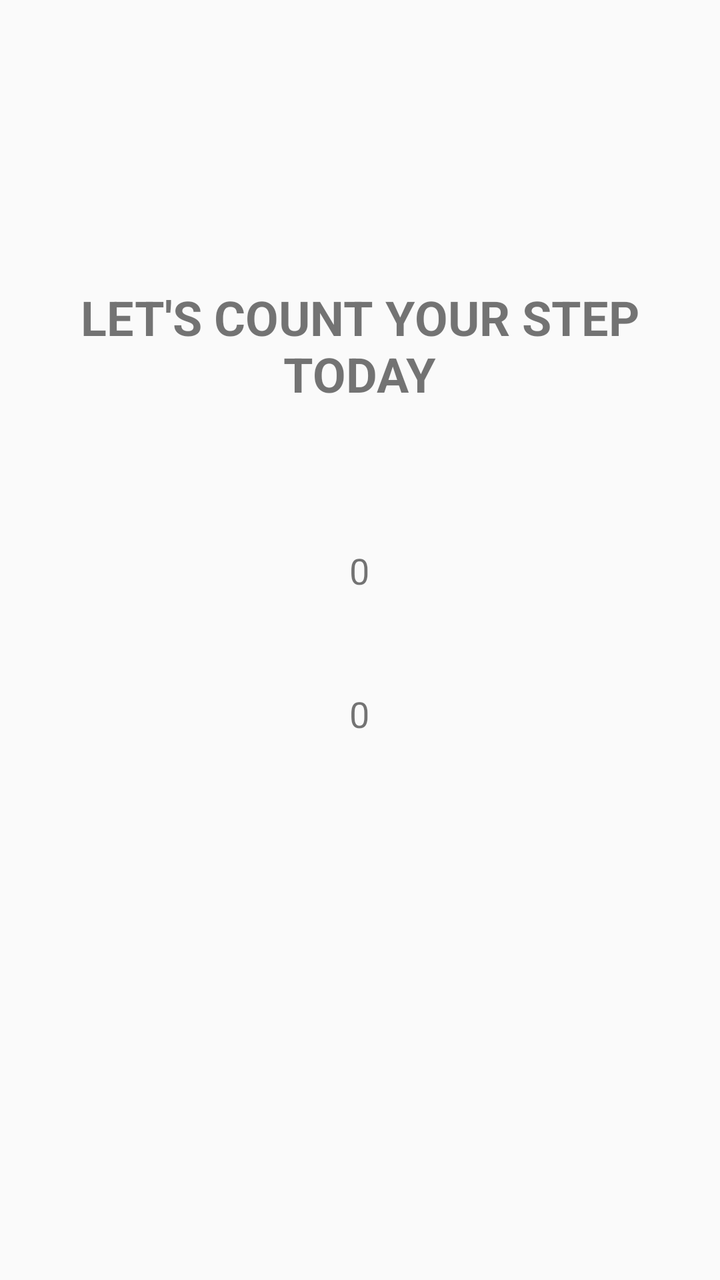
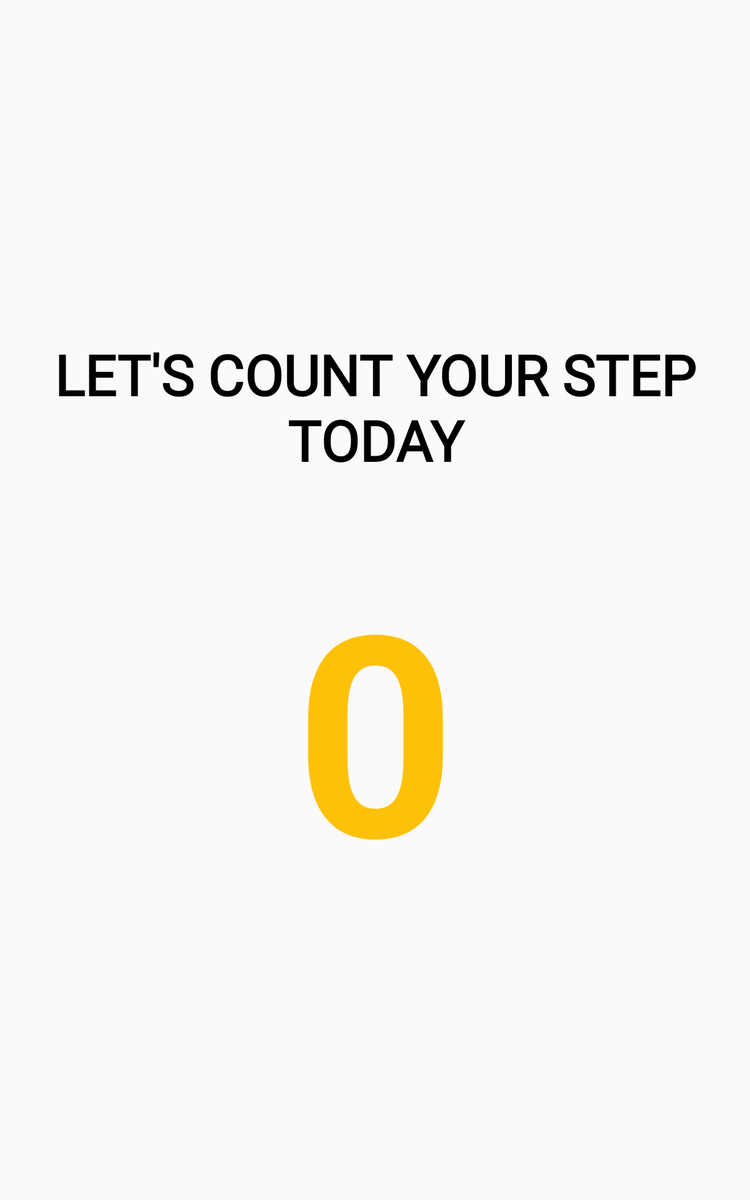

One screen, two layout resources from the same app: the default and the repository's alternative for another configuration. Each is rendered where Android would select it; the XML of both is given below.
<!-- AndroidManifest.xml: application theme Theme.FitnessAndWorkout -->
<!-- res/layout/activity_step_counter.xml -->
<?xml version="1.0" encoding="utf-8"?>
<androidx.constraintlayout.widget.ConstraintLayout xmlns:android="http://schemas.android.com/apk/res/android"
    xmlns:app="http://schemas.android.com/apk/res-auto"
    xmlns:tools="http://schemas.android.com/tools"
    android:layout_width="match_parent"
    android:layout_height="match_parent"
    tools:context=".stepCounter">

    <TextView
        android:id="@+id/title"
        android:layout_width="281dp"
        android:layout_height="97dp"
        android:text="LET'S COUNT YOUR STEP TODAY"
        android:textSize="24sp"
        android:textStyle="bold"
        android:gravity="center"
        app:layout_constraintBottom_toBottomOf="parent"
        app:layout_constraintEnd_toEndOf="parent"
        app:layout_constraintHorizontal_bias="0.497"
        app:layout_constraintStart_toStartOf="parent"
        app:layout_constraintTop_toTopOf="parent"
        app:layout_constraintVertical_bias="0.229" />

    <TextView
        android:id="@+id/tvStepCounter"
        android:layout_width="154dp"
        android:layout_height="35dp"
        android:gravity="center"
        android:text="0"
        android:textSize="18sp"
        app:layout_constraintBottom_toBottomOf="parent"
        app:layout_constraintEnd_toEndOf="parent"
        app:layout_constraintHorizontal_bias="0.498"
        app:layout_constraintStart_toStartOf="parent"
        app:layout_constraintTop_toBottomOf="@+id/title"
        app:layout_constraintVertical_bias="0.121" />

    <TextView
        android:id="@+id/tvStepDetector"
        android:layout_width="154dp"
        android:layout_height="35dp"
        android:gravity="center"
        android:text="0"
        android:textSize="18sp"
        app:layout_constraintBottom_toBottomOf="parent"
        app:layout_constraintEnd_toEndOf="parent"
        app:layout_constraintHorizontal_bias="0.498"
        app:layout_constraintStart_toStartOf="parent"
        app:layout_constraintTop_toBottomOf="@+id/tvStepCounter"
        app:layout_constraintVertical_bias="0.121" />
</androidx.constraintlayout.widget.ConstraintLayout>
<!-- resources referenced by this layout -->
<resources>
  <style name="Theme.FitnessAndWorkout" parent="Theme.AppCompat.Light.NoActionBar">
          
          <item name="colorPrimary">@color/purple_500</item>
          <item name="colorPrimaryVariant">@color/purple_700</item>
          <item name="colorOnPrimary">@color/white</item>
          
          <item name="colorSecondary">@color/teal_200</item>
          <item name="colorSecondaryVariant">@color/teal_700</item>
          <item name="colorOnSecondary">@color/black</item>
          
          <item name="android:statusBarColor" tools:targetApi="l">?attr/colorPrimaryVariant</item>
          
      </style>
  <color name="purple_500">#FF6200EE</color>
  <color name="purple_700">#FF3700B3</color>
  <color name="white">#FFFFFFFF</color>
  <color name="teal_200">#FF03DAC5</color>
  <color name="teal_700">#FF018786</color>
  <color name="black">#FF000000</color>
</resources>
<!-- res/layout-large/activity_step_counter.xml (the repository's variant of the layout above) -->
<!-- drawn on a 7-inch tablet held upright -->
<?xml version="1.0" encoding="utf-8"?>
<ScrollView
    xmlns:android="http://schemas.android.com/apk/res/android"
    xmlns:app="http://schemas.android.com/apk/res-auto"
    xmlns:tools="http://schemas.android.com/tools"
    android:layout_width="match_parent"
    android:layout_height="match_parent"
    tools:context=".stepCounter">
    <LinearLayout
        android:layout_width="match_parent"
        android:orientation="vertical"
        android:layout_marginTop="20dp"
        android:gravity="center"
        android:layout_gravity="center_vertical"
        android:layout_height="match_parent">

        <TextView
            android:id="@+id/title"
            android:layout_width="wrap_content"
            android:layout_height="wrap_content"
            android:layout_marginLeft="30dp"
            android:layout_marginRight="30dp"
            android:layout_marginBottom="50dp"
            android:fontFamily="@font/anton"
            android:gravity="center"
            android:text="LET'S COUNT YOUR STEP TODAY"
            android:textColor="@color/black"
            android:textSize="20pt"
            android:textStyle="bold" />

        <TextView
            android:id="@+id/tvStepDetector"
            android:layout_width="wrap_content"
            android:layout_height="wrap_content"
            android:gravity="center"
            android:text="0"
            android:textColor="@color/yellow"
            android:textSize="100pt"
            android:textStyle="bold" />

    </LinearLayout>
</ScrollView>
<!-- resources referenced by the variant -->
<!-- as a 7-inch tablet held upright resolves them -->
<resources>
  <color name="black">#FF000000</color>
  <color name="yellow">#FFC107</color>
  <style name="Theme.FitnessAndWorkout" parent="Theme.AppCompat.Light.NoActionBar">
          
          <item name="colorPrimary">@color/purple_500</item>
          <item name="colorPrimaryVariant">@color/purple_700</item>
          <item name="colorOnPrimary">@color/white</item>
          
          <item name="colorSecondary">@color/teal_200</item>
          <item name="colorSecondaryVariant">@color/teal_700</item>
          <item name="colorOnSecondary">@color/black</item>
          
          <item name="android:statusBarColor" tools:targetApi="l">?attr/colorPrimaryVariant</item>
          
      </style>
  <color name="purple_500">#FF6200EE</color>
  <color name="purple_700">#FF3700B3</color>
  <color name="white">#FFFFFFFF</color>
  <color name="teal_200">#FF03DAC5</color>
  <color name="teal_700">#FF018786</color>
</resources>
